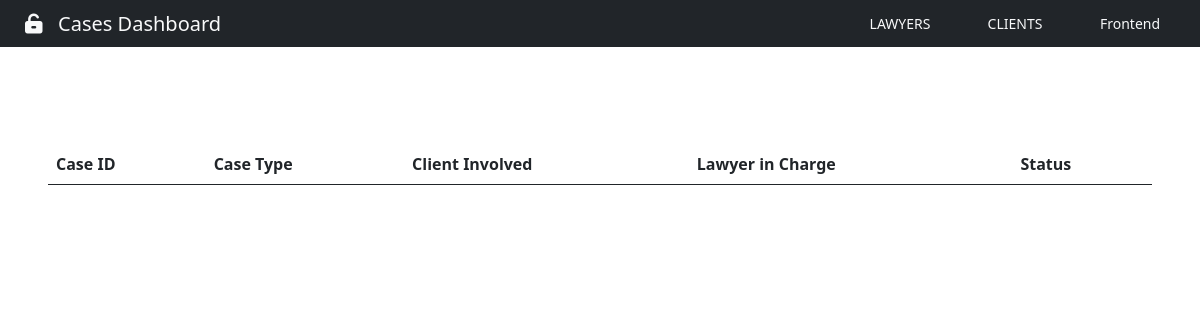
Page /cases/ on the earlier database version.
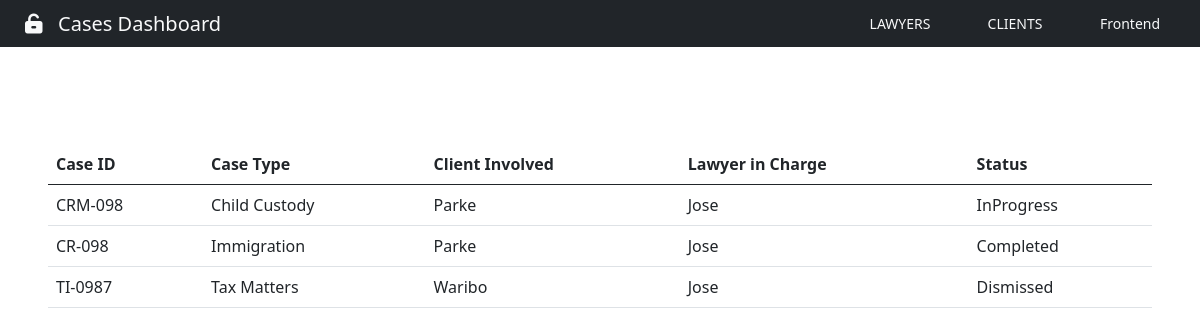
Same page on the later database version.
### App/models.py (models this page shows, shortened)
class Cases(models.Model):
    case_id = models.CharField(max_length=10)
    case_type = models.CharField(max_length=50, choices=CASETYPE)
    client = models.ForeignKey(Client, on_delete=models.CASCADE)
    lawyer = models.ForeignKey(Lawyer, on_delete=models.CASCADE)
    situation = models.CharField(
        max_length=50, null=True, choices=SITUATION, default='Pending')
    created_at = models.DateTimeField(auto_now_add=True)
    class Meta:
        verbose_name = 'cases'
        verbose_name_plural = 'cases'

class Client(models.Model):
    firstname = models.CharField(max_length=50)
    lastname = models.CharField(max_length=50)
    email = models.EmailField(max_length=50)
    password = models.CharField(max_length=16)
    gender = models.CharField(max_length=10, null=True, choices=GENDER)
    city = models.CharField(max_length=30)
    state = models.CharField(max_length=20)
    phone = models.CharField(max_length=25)
    case_type = models.CharField(max_length=100, null=True, choices=CASETYPE)
    description = models.TextField()
    profile = models.ImageField(blank=True, upload_to='pics', default='profile_picture')
    reg_at = models.DateTimeField(auto_now_add=True)
    def __str__(self):
        return str(self.firstname)

class Lawyer(models.Model):
    Firm = models.CharField(max_length=200)
    FirstName = models.CharField(max_length=200)
    LastName = models.CharField(max_length=100)
    Lawyer_type = models.CharField(
        max_length=100, null=True, choices=LAWYERTYPE)
    Experience = models.CharField(max_length=50)
    skills = models.CharField(max_length=100, choices=SKILLS)
    Gender = models.CharField(max_length=100, null=True, choices=GENDER)
    City = models.CharField(max_length=50)
    State = models.CharField(max_length=100)
    Zip = models.CharField(max_length=6)
    Email = models.CharField(max_length=100)
    Password = models.CharField(max_length=16)
    Phone = models.CharField(max_length=15)
    Profile = models.ImageField(blank=True, upload_to='pics', default='profile_picture')
    reg_at = models.DateTimeField(auto_now_add=True)
    def __str__(self):
        return str(self.FirstName)

### App/views.py (the view)
# urls.py: path('cases/', views.cases, name="cases"),
def cases(request):
    cases = Cases.objects.all()
    return render(request, "App/cases.html", {'cases': cases})

### App/templates/App/cases.html (shortened to what this page needs)
{% extends 'base.html' %}
{% load static %}
{% block nav-btn %}
<a href="{% url 'logout' %}" class="btn btn-sm text-light" id="btn-nav">Frontend</a>
<a href="{% url 'clientdashboard' %}" class="btn btn-sm text-light" id="btn-nav">CLIENTS</a>
<a href="{% url 'lawyerdashboard' %}" class="btn btn-sm text-light" id="btn-nav">LAWYERS</a>
{% endblock %}
{% block nav-content %}
<i class="fa-solid fa-unlock-keyhole"></i>&nbsp;&nbsp; Cases Dashboard
{% endblock %}
{% block content %}
<div class="cotainer m-5">
    <div class="row">
        <div class="col-12">
            <table class="table">
                <thead>
                    <tr>
                        <th>Case ID</th>
                        <th>Case Type</th>
                        <th>Client Involved</th>
                        <th>Lawyer in Charge</th>
                        <th>Status</th>
                    </tr>
                </thead>
                <tbody>
                    {% for case in cases %}
                    <tr>
                        <td>{{case.case_id}}</td>
                        <td>{{case.case_type}}</td>
                        <td>{{case.client}}</td>
                        <td>{{case.lawyer}}</td>
                        <td>{{case.situation}}</td>
                    </tr>
                    {% endfor %}
                </tbody>
            </table>
        </div>
    </div>
</div>
{% endblock content %}

### App/templates/base.html (shortened to what this page needs)
{% load static %}
<!DOCTYPE html>
<html lang="en">
<head>
    <link href="https://cdn.jsdelivr.net/npm/bootstrap@5.0.2/dist/css/bootstrap.min.css" rel="stylesheet">
    <link rel="stylesheet" href="https://cdnjs.cloudflare.com/ajax/libs/font-awesome/6.2.1/css/all.min.css" />
    <link href={% static "css/style.css" %} rel="stylesheet">
</head>
<body>
    <div class="wrapper">
        <header>
            <nav class="navbar navbar-expand-lg navbar-dark bg-dark fixed-top">
                <div class="col-sm">
                    <a href="{% url 'frontend' %}" class="navbar-brand flex-grow-1 text-center text-light" style="margin-left: 25px;">
                        {% block nav-content %}{% endblock %}
                    </a>
                </div>
                <div class="col-sm">
                    {% block nav-btn %}{% endblock %}
                </div>
            </nav>
        </header>
        <br/>
        <br/>
        <br/>
        <br/>
        {% block content %}
        {% endblock content %}
    </div>
</body>
</html>

### App/static/css/style.css (style rules this page uses)
html, body { height: 100%; margin: 0; max-width: 100%; }
.wrapper { min-height: 100%; margin-bottom: -50px; }
#btn-nav { width: 90px; float: right; margin-right: 25px; }

Differences in the rows shown:
added Cases: case_id "CRM-098", case_type "Child Custody", client "Parke", lawyer "Jose", situation "InProgress"
added Cases: case_id "CR-098", case_type "Immigration", client "Parke", lawyer "Jose", situation "Completed"
added Cases: case_id "TI-0987", case_type "Tax Matters", client "Waribo", lawyer "Jose", situation "Dismissed"
